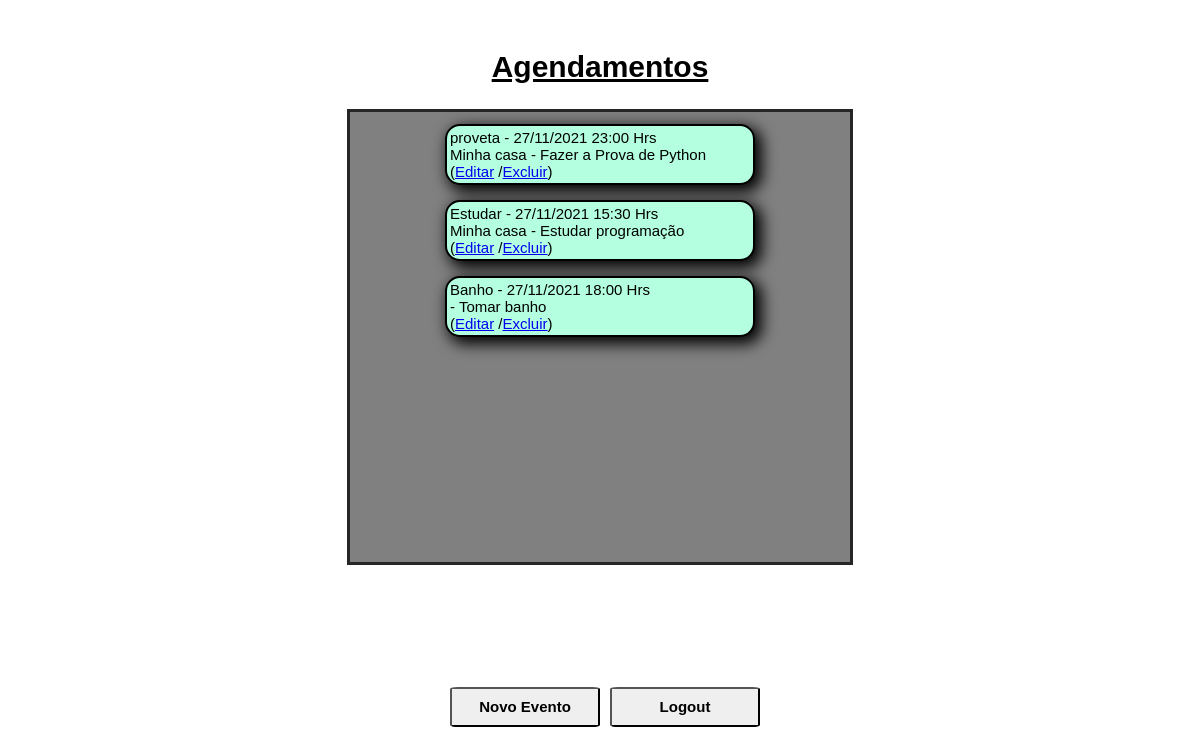
Page /agenda/ (signed in) on the committed database.
### core/models.py (models this page shows, shortened)
class Evento(models.Model):
	titulo = models.CharField(max_length=100,verbose_name='Evento')
	descricao =  models.TextField(blank=True,null=True)
	data_evento = models.DateTimeField(verbose_name='Data do evento')
	data_criacao = models.DateTimeField(auto_now=True,verbose_name='Data de criação do evento')
	user = models.ForeignKey(User, on_delete=models.CASCADE) # exclui tudo do usuário, efeito cascata exclui tudo junto
	local = models.CharField(max_length=100,null=True,verbose_name='Local do evento')
	class Meta:
		db_table = 'evento'
	def getDataEvento(self):
		return self.data_evento.strftime('%d/%m/%Y %H:%M Hrs')
	def evento_atrasado(self):
		if self.data_evento < datetime.now():
			return True
		else:
			return False

### core/views.py (the view)
# urls.py: path('agenda/',lista_eventos),
@login_required(login_url='/login/')
def lista_eventos(request):
	user = request.user
	data_atual = datetime.now() - timedelta(hours=1)
	evento = Evento.objects.filter(user=user,data_evento__gt=data_atual)
	dados = {'eventos': evento}
	return render(request,'agenda.html',dados)

### templates/agenda.html (shortened to what this page needs)
<!DOCTYPE html>
<html>
	{% load static %}
	<head>
		<link rel="stylesheet" type="text/css" href="{% static 'css/agendamento.css' %}">
	</head>
	<body>
			<h2 id = 'ag'>Agendamentos</h2>
			<uxl  id='IconAgen' style="font-size: 15px">
				<div id='fundo'></div>
				{% for evento in eventos %}
					<div style={% if evento.evento_atrasado %} 'color: red'	 {% endif %}>
						<li>{{evento.titulo}} - {{evento.getDataEvento}} <br>
							{{evento.local}} - {{evento.descricao}}<br>
								(<a href="evento/?id={{evento.id}}">Editar</a>
								/<a href="evento/delete/{{evento.id}}">Excluir</a>)</li>
					</div>
				{% endfor %}
					<div id="box">
						<a id='novoCad' href="evento/"><button type="button">Novo Evento</button></a>
						<a  id='logout' href='/logout/'><button type="button">Logout</button></a>
						<br><br><br><br><br>
					</div>
		</body>
</html>

### core/static/css/agendamento.css (style rules this page uses)
#IconAgen { display:flex; flex-direction: column; align-items: center; padding-bottom: 5px; }
li { border: 2px solid black; width: 300px; margin-top: 15px; background:#b3ffe0; border-radius: 15px; padding: 3px; box-shadow: 5px 5px 15px 2px black; list-style-type: none; font-family: Arial; }
#ag { font-family: Arial; position: relative; font-size: 30px; text-align: center; margin-top: 50px; text-decoration: underline; }
#IconAgen #fundo { position: absolute; width: 500px; height: 450px; border:3px solid #252725; background-color: grey; z-index: -1; }
#novoCad { font-family: Arial; text-decoration: none; }
#box { position: relative; display: flex; flex-direction: row; z-index: 5; bottom: -350px; }
#box button { width: 150px; height: 40px; font-size: 15px; font-weight: bold; border-radius: 5%; margin-left: 10px; }

### rows in the picture
Evento: titulo "proveta", getDataEvento "27/11/2021 23:00 Hrs", local "Minha casa", descricao "Fazer a Prova de Python"
Evento: titulo "Estudar", getDataEvento "27/11/2021 15:30 Hrs", local "Minha casa", descricao "Estudar programação"
Evento: titulo "Banho", getDataEvento "27/11/2021 18:00 Hrs", descricao "Tomar banho"
